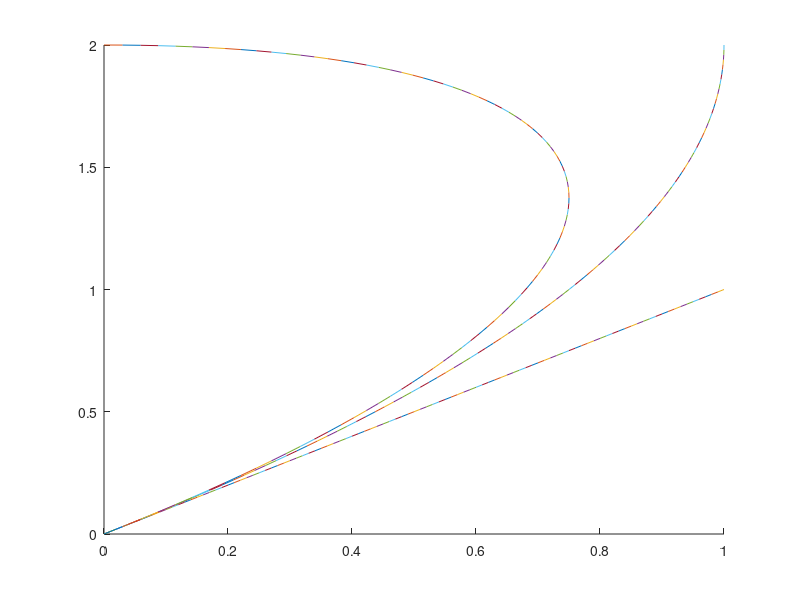

MATLAB code to generate this figure:
%Bezier Curve 
function bezierCurve()
P0 = [0,0];
P1 = [1,1];
P2 = [1,2];
P3 = [0,2];
dt = 0.01;

b0 = P0;
hold on;
for t = 0:dt:1
    b1 = Bezier1(P0,P1,t);
    plot([b0(1) b1(1)],[b0(2) b1(2)],'-');
    b0 = b1;
end

b0 = P0;
hold on;
for t = 0:dt:1
    b1 = Bezier2(P0,P1,P2,t);
    plot([b0(1) b1(1)],[b0(2) b1(2)],'-');
    b0 = b1;
end

b0 = P0;
hold on;
for t = 0:dt:1
    b1 = Bezier3(P0,P1,P2,P3,t);
    
    plot([b0(1) b1(1)],[b0(2) b1(2)],'-');
    b0 = b1;
end

end

%% 贝塞尔曲线
%1阶贝塞尔曲线
function B = Bezier1(p0,p1,t)
    B = p0 + (p1-p0)*t;
end

%2阶贝塞尔曲线
function B = Bezier2(p0,p1,p2,t)
    B = (1-t)^2*p0 + 2*t*(1-t)*p1 + t^2*p2;
end

%3阶贝塞尔曲线
function B = Bezier3(p0,p1,p2,p3,t)
    B = (1-t)^3*p0 + 3*p1*t*(1-t)^2 + 3*p2*t^2*(1-t) + p3*t^3;
end
% 
% %n阶B、贝塞尔曲线
% function B = Beziern(pn,t)
%     
% end